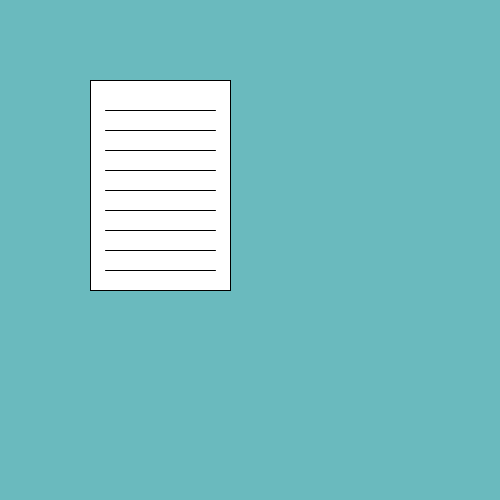
Frame 1 (no input)
Frame 60 (the mouse pressed at the canvas centre just before this capture): identical to frame 1, image omitted
Frame 120 (the mouse held since frame 60 and released just before this capture): identical to frame 1, image omitted

The Processing sketch that drew this single still picture (run headless with seeded random() and noise(); from frame 60 on, the mouse is pressed at the canvas centre):

// Processing sketch: H13_opdracht_1_boodschappenlijst
// ── H13_opdracht_1_boodschappenlijst.pde
void setup() {
  size (500, 500);
 background(106, 186, 190);
}

void draw() {
  rect(90, 80, 140, 210);

  for (int i = 0; i < 9; i++) {
    line(105, 110 + i * 20, 215,110 + i * 20);
 


  }

/* line(105,110,215,110);
   line(105,130,215,130);
   line(105,150,215,150);
   line(105,170,215,170);
   line(105,190,215,190);
   line(105,210,215,210);
   line(105,230,215,230);
   line(105,250,215,250);
   line(105,270,215,270); */
}
